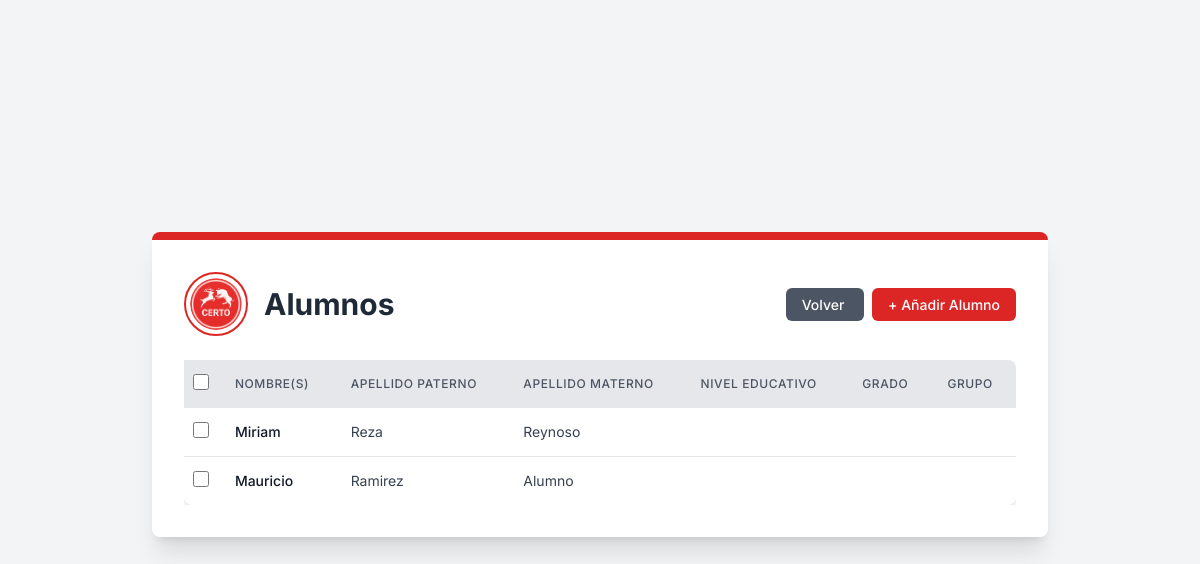
The page /core/students/ (signed in) on the database as committed earlier.
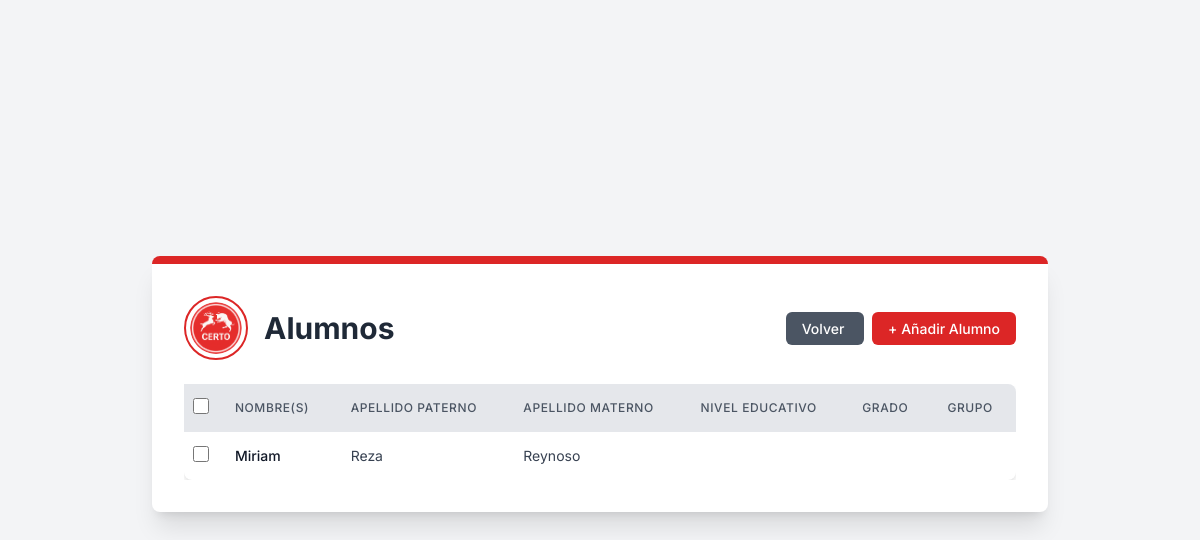
The same page on the database as committed later.
### core/models.py (models this page shows, shortened)
class Alumnos(models.Model):
    nombre = models.CharField(max_length=100)
    paterno = models.CharField(max_length=100)
    materno = models.CharField(max_length=100)
    tutorId = models.ForeignKey(Tutor, on_delete=models.CASCADE)
    nivelEducativo = models.ForeignKey(NivelEducativo, on_delete=models.CASCADE)

### core/views.py (the view, shortened to what this page needs)
# urls.py: path("students/", views.students, name="students"),
def students(request):
    if not request.user.is_authenticated:
        return redirect('core:signInUp')
    if request.user.is_staff:
        students = Alumnos.objects.all()
        return render(request, 'students/students_list_view.html', {'students': students})

### core/templates/Students/students_list_view.html (shortened to what this page needs)
{% extends "main.html" %} {% load static %}{% block content %}
<div
  class="bg-white p-8 rounded-lg shadow-xl max-w-4xl w-full border-t-8 border-primary-red mb-8"
>
  <div class="flex flex-col md:flex-row items-center justify-between mb-6">
    <div class="flex items-center mb-4 md:mb-0">
      <img
        src="{% static 'img/logos/logo.png' %}"
        alt="Logo de la Cafetería Certo"
        class="w-16 h-16 rounded-full border-2 border-primary-red p-1 object-cover mr-4"
      />
      <h1 class="text-3xl font-bold text-gray-800">Alumnos</h1>
    </div>
    <div class="text-right">
      <a
        href="/core/dashboard"
        class="px-4 py-2 text-sm font-medium text-white bg-gray-600 rounded-md hover:bg-gray-700 transition duration-300 ease-in-out mr-2"
      >
        Volver
      </a>
      <a
        href="{% url 'core:createStudents' %}"
        class="px-4 py-2 text-sm font-medium text-white bg-primary-red rounded-md hover:bg-red-700 transition duration-300 ease-in-out"
      >
        + Añadir Alumno
      </a>
    </div>
  </div>
  <div class="overflow-x-auto">
    <form
      id="deleteForm"
      method="post"
      action="{% url 'core:bulk_delete' 'Alumnos' 'core:students' %}"
    >
    <table class="min-w-full bg-white rounded-lg shadow-custom">
      <thead class="bg-gray-200">
        <tr>
          <th class="py-3 px-2 text-center">
            <input
              type="checkbox"
              id="selectAll"
              class="form-checkbox h-4 w-4 text-primary-red"
            />
          </th>
          <th
            class="py-3 px-4 text-left text-xs font-medium text-gray-600 uppercase tracking-wider"
          >
            Nombre(s)
          </th>
          <th
            class="py-3 px-4 text-left text-xs font-medium text-gray-600 uppercase tracking-wider"
          >
            Apellido Paterno
          </th>
          <th
            class="py-3 px-4 text-left text-xs font-medium text-gray-600 uppercase tracking-wider"
          >
            Apellido Materno
          </th>
          <th
            class="py-3 px-4 text-left text-xs font-medium text-gray-600 uppercase tracking-wider"
          >
            Nivel Educativo
          </th>
          <th
            class="py-3 px-4 text-left text-xs font-medium text-gray-600 uppercase tracking-wider"
          >
            Grado
          </th>
          <th
            class="py-3 px-4 text-left text-xs font-medium text-gray-600 uppercase tracking-wider rounded-tr-lg"
          >
            Grupo
          </th>
        </tr>
      </thead>
      <tbody class="divide-y divide-gray-200">
        {% for student in students %}
        <tr class="hover:bg-gray-50">
          <td class="py-3 px-2 text-center">
              <input
                type="checkbox"
                name="selected_ids"
                value="{{ student.id }}"
                class="rowCheckbox form-checkbox h-4 w-4 text-primary-red"
              />
          </td>
          <td
            class="py-3 px-4 whitespace-nowrap text-sm font-medium text-gray-900"
          >
            {{ student.nombre }}
          </td>
          <td class="py-3 px-4 whitespace-nowrap text-sm text-gray-700">
            {{ student.paterno }}
          </td>
          <td class="py-3 px-4 whitespace-nowrap text-sm text-gray-700">
            {{ student.materno }}
          </td>
          <td class="py-3 px-4 whitespace-nowrap text-sm text-gray-700">
          </td>
          <td class="py-3 px-4 whitespace-nowrap text-sm text-gray-700">
          </td>
          <td class="py-3 px-4 whitespace-nowrap text-sm text-gray-700">
          </td>
        </tr>
        {% endfor %}
      </tbody>
    </table>
  </div>
</div>
{% endblock %}

Rows that differ between the two databases and show on the page:
removed Alumnos: nombre "Mauricio", paterno "Ramirez", materno "Alumno"
